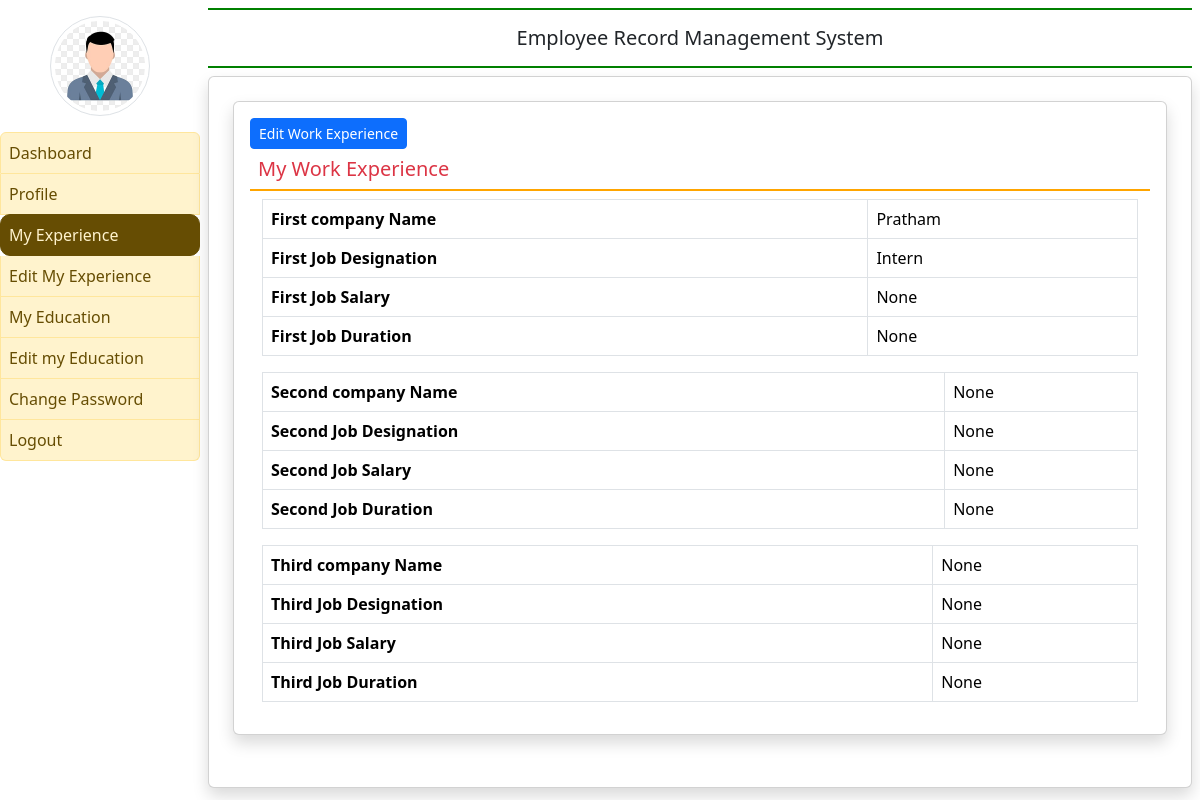
Screenshot of /my_experience (signed in) with the database file from the repository.
### employee/models.py (models this page shows, shortened)
class EmployeeExperience(models.Model):
    user = models.ForeignKey(User, on_delete=models.CASCADE)
    company1name = models.CharField(max_length = 100, null=True)
    company1desig = models.CharField(max_length = 100, null=True)
    company1salary = models.CharField(max_length = 100, null=True)
    company1duration = models.CharField(max_length = 100, null=True)
    company2name = models.CharField(max_length = 100, null=True)
    company2desig = models.CharField(max_length = 100, null=True)
    company2salary = models.CharField(max_length = 100, null=True)
    company2duration = models.CharField(max_length = 100, null=True)
    company3name = models.CharField(max_length = 100, null=True)
    company3desig = models.CharField(max_length = 100, null=True)
    company3salary = models.CharField(max_length = 100, null=True)
    company3duration = models.CharField(max_length = 100, null=True)

### employee/views.py (the view)
# urls.py: path("my_experience", views.my_experience, name="my_experience"),
def my_experience(request):
    if not request.user.is_authenticated:
        return redirect('emp_login')
    user = request.user
    experience = EmployeeExperience.objects.get(user=user)
    return render(request, 'myexperience.html', locals())

### employee/templates/myexperience.html
{% extends "emp_base.html" %}
{% block main %}
<div class="card shadow m-2">
    <div class="card-body">
        <a href="{% url 'edit_myexperience' %}" class="btn btn-primary float-right btn-sm">Edit Work Experience</a>
        <h5 class="p-2 text-danger" style="border-bottom: 2px solid orange">My Work Experience</h5>
        <div class="container-fluid">
            <table class="table table-bordered">
                <tr>
                    <th>First company Name</th>
                    <td>{{experience.company1name}}</td>
                </tr>
                <tr>
                    <th>First Job Designation</th>
                    <td>{{experience.company1desig}}</td>
                </tr>
                <tr>
                    <th>First Job Salary</th>
                    <td>{{experience.company1salary}}</td>
                </tr>
                <tr>
                    <th>First Job Duration</th>
                    <td>{{experience.company1duration}}</td>
                </tr>
            </table>
            <table class="table table-bordered">
                <tr>
                    <th>Second company Name</th>
                    <td>{{experience.company2name}}</td>
                </tr>
                <tr>
                    <th>Second Job Designation</th>
                    <td>{{experience.company2desig}}</td>
                </tr>
                <tr>
                    <th>Second Job Salary</th>
                    <td>{{experience.company2salary}}</td>
                </tr>
                <tr>
                    <th>Second Job Duration</th>
                    <td>{{experience.company2duration}}</td>
                </tr>
            </table>
            <table class="table table-bordered">
                <tr>
                    <th>Third company Name</th>
                    <td>{{experience.company3name}}</td>
                </tr>
                <tr>
                    <th>Third Job Designation</th>
                    <td>{{experience.company3desig}}</td>
                </tr>
                <tr>
                    <th>Third Job Salary</th>
                    <td>{{experience.company3salary}}</td>
                </tr>
                <tr>
                    <th>Third Job Duration</th>
                    <td>{{experience.company3duration}}</td>
                </tr>
            </table>
        </div>
    </div>
</div>
{% endblock main %}

### rows the page displays
EmployeeExperience: company1name "Pratham", company1desig "Intern", company1salary "None", company1duration "None", company2name "None", company2desig "None", company2salary "None", company2duration "None", company3name "None", company3desig "None", company3salary "None", company3duration "None"
